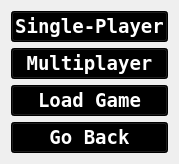
   <widget class="QWidget" name="layoutWidget_5">
    <property name="enabled">
     <bool>true</bool>
    </property>
    <property name="geometry">
     <rect>
      <x>890</x>
      <y>400</y>
      <width>153</width>
      <height>143</height>
     </rect>
    </property>
    <layout class="QVBoxLayout" name="playScreen">
     <item>
      <widget class="QPushButton" name="singleplayerButton">
       <property name="enabled">
        <bool>true</bool>
       </property>
       <property name="palette">
        <palette>
         <active>
          <colorrole role="WindowText">
           <brush brushstyle="SolidPattern">
            <color alpha="255">
             <red>255</red>
             <green>255</green>
             <blue>255</blue>
            </color>
           </brush>
          </colorrole>
          <colorrole role="Button">
           <brush brushstyle="SolidPattern">
            <color alpha="255">
             <red>0</red>
             <green>0</green>
             <blue>0</blue>
            </color>
           </brush>
          </colorrole>
          <colorrole role="Text">
           <brush brushstyle="SolidPattern">
            <color alpha="255">
             <red>255</red>
             <green>255</green>
             <blue>255</blue>
            </color>
           </brush>
          </colorrole>
          <colorrole role="ButtonText">
           <brush brushstyle="SolidPattern">
            <color alpha="255">
             <red>255</red>
             <green>255</green>
             <blue>255</blue>
            </color>
           </brush>
          </colorrole>
          <colorrole role="Base">
           <brush brushstyle="SolidPattern">
            <color alpha="255">
             <red>0</red>
             <green>0</green>
             <blue>0</blue>
            </color>
           </brush>
          </colorrole>
          <colorrole role="Window">
           <brush brushstyle="SolidPattern">
            <color alpha="255">
             <red>0</red>
             <green>0</green>
             <blue>0</blue>
            </color>
           </brush>
          </colorrole>
          <colorrole role="Shadow">
           <brush brushstyle="SolidPattern">
            <color alpha="255">
             <red>33</red>
             <green>33</green>
             <blue>33</blue>
            </color>
           </brush>
          </colorrole>
          <colorrole role="PlaceholderText">
           <brush brushstyle="NoBrush">
            <color alpha="128">
             <red>255</red>
             <green>255</green>
             <blue>255</blue>
            </color>
           </brush>
          </colorrole>
         </active>
         <inactive>
          <colorrole role="WindowText">
           <brush brushstyle="SolidPattern">
            <color alpha="255">
             <red>255</red>
             <green>255</green>
             <blue>255</blue>
            </color>
           </brush>
          </colorrole>
          <colorrole role="Button">
           <brush brushstyle="SolidPattern">
            <color alpha="255">
             <red>0</red>
             <green>0</green>
             <blue>0</blue>
            </color>
           </brush>
          </colorrole>
          <colorrole role="Text">
           <brush brushstyle="SolidPattern">
            <color alpha="255">
             <red>255</red>
             <green>255</green>
             <blue>255</blue>
            </color>
           </brush>
          </colorrole>
          <colorrole role="ButtonText">
           <brush brushstyle="SolidPattern">
            <color alpha="255">
             <red>255</red>
             <green>255</green>
             <blue>255</blue>
            </color>
           </brush>
          </colorrole>
          <colorrole role="Base">
           <brush brushstyle="SolidPattern">
            <color alpha="255">
             <red>0</red>
             <green>0</green>
             <blue>0</blue>
            </color>
           </brush>
          </colorrole>
          <colorrole role="Window">
           <brush brushstyle="SolidPattern">
            <color alpha="255">
             <red>0</red>
             <green>0</green>
             <blue>0</blue>
            </color>
           </brush>
          </colorrole>
          <colorrole role="Shadow">
           <brush brushstyle="SolidPattern">
            <color alpha="255">
             <red>33</red>
             <green>33</green>
             <blue>33</blue>
            </color>
           </brush>
          </colorrole>
          <colorrole role="PlaceholderText">
           <brush brushstyle="NoBrush">
            <color alpha="128">
             <red>255</red>
             <green>255</green>
             <blue>255</blue>
            </color>
           </brush>
          </colorrole>
         </inactive>
         <disabled>
          <colorrole role="WindowText">
           <brush brushstyle="SolidPattern">
            <color alpha="255">
             <red>255</red>
             <green>255</green>
             <blue>255</blue>
            </color>
           </brush>
          </colorrole>
          <colorrole role="Button">
           <brush brushstyle="SolidPattern">
            <color alpha="255">
             <red>0</red>
             <green>0</green>
             <blue>0</blue>
            </color>
           </brush>
          </colorrole>
          <colorrole role="Text">
           <brush brushstyle="SolidPattern">
            <color alpha="255">
             <red>255</red>
             <green>255</green>
             <blue>255</blue>
            </color>
           </brush>
          </colorrole>
          <colorrole role="ButtonText">
           <brush brushstyle="SolidPattern">
            <color alpha="255">
             <red>255</red>
             <green>255</green>
             <blue>255</blue>
            </color>
           </brush>
          </colorrole>
          <colorrole role="Base">
           <brush brushstyle="SolidPattern">
            <color alpha="255">
             <red>0</red>
             <green>0</green>
             <blue>0</blue>
            </color>
           </brush>
          </colorrole>
          <colorrole role="Window">
           <brush brushstyle="SolidPattern">
            <color alpha="255">
             <red>0</red>
             <green>0</green>
             <blue>0</blue>
            </color>
           </brush>
          </colorrole>
          <colorrole role="Shadow">
           <brush brushstyle="SolidPattern">
            <color alpha="255">
             <red>33</red>
             <green>33</green>
             <blue>33</blue>
            </color>
           </brush>
          </colorrole>
          <colorrole role="PlaceholderText">
           <brush brushstyle="NoBrush">
            <color alpha="128">
             <red>255</red>
             <green>255</green>
             <blue>255</blue>
            </color>
           </brush>
          </colorrole>
         </disabled>
        </palette>
       </property>
       <property name="font">
        <font>
         <family>Terminal</family>
         <pointsize>14</pointsize>
         <weight>75</weight>
         <bold>true</bold>
        </font>
       </property>
       <property name="styleSheet">
        <string notr="true">background-color: rgb(0, 0, 0);
color: rgb(255, 255, 255);</string>
       </property>
       <property name="text">
        <string>Single-Player</string>
       </property>
      </widget>
     </item>
     <item>
      <widget class="QPushButton" name="multiplayerButton">
       <property name="enabled">
        <bool>true</bool>
       </property>
       <property name="palette">
        <palette>
         <active>
          <colorrole role="WindowText">
           <brush brushstyle="SolidPattern">
            <color alpha="255">
             <red>255</red>
             <green>255</green>
             <blue>255</blue>
            </color>
           </brush>
          </colorrole>
          <colorrole role="Button">
           <brush brushstyle="SolidPattern">
            <color alpha="255">
             <red>0</red>
             <green>0</green>
             <blue>0</blue>
            </color>
           </brush>
          </colorrole>
          <colorrole role="Text">
           <brush brushstyle="SolidPattern">
            <color alpha="255">
             <red>255</red>
             <green>255</green>
             <blue>255</blue>
            </color>
           </brush>
          </colorrole>
          <colorrole role="ButtonText">
           <brush brushstyle="SolidPattern">
            <color alpha="255">
             <red>255</red>
             <green>255</green>
             <blue>255</blue>
            </color>
           </brush>
          </colorrole>
          <colorrole role="Base">
           <brush brushstyle="SolidPattern">
            <color alpha="255">
             <red>0</red>
             <green>0</green>
             <blue>0</blue>
            </color>
           </brush>
          </colorrole>
          <colorrole role="Window">
           <brush brushstyle="SolidPattern">
            <color alpha="255">
             <red>0</red>
             <green>0</green>
             <blue>0</blue>
            </color>
           </brush>
          </colorrole>
          <colorrole role="Shadow">
           <brush brushstyle="SolidPattern">
            <color alpha="255">
             <red>33</red>
             <green>33</green>
             <blue>33</blue>
            </color>
           </brush>
          </colorrole>
          <colorrole role="PlaceholderText">
           <brush brushstyle="NoBrush">
            <color alpha="128">
             <red>255</red>
             <green>255</green>
             <blue>255</blue>
            </color>
           </brush>
          </colorrole>
         </active>
         <inactive>
          <colorrole role="WindowText">
           <brush brushstyle="SolidPattern">
            <color alpha="255">
             <red>255</red>
             <green>255</green>
             <blue>255</blue>
            </color>
           </brush>
          </colorrole>
          <colorrole role="Button">
           <brush brushstyle="SolidPattern">
            <color alpha="255">
             <red>0</red>
             <green>0</green>
             <blue>0</blue>
            </color>
           </brush>
          </colorrole>
          <colorrole role="Text">
           <brush brushstyle="SolidPattern">
            <color alpha="255">
             <red>255</red>
             <green>255</green>
             <blue>255</blue>
            </color>
           </brush>
          </colorrole>
          <colorrole role="ButtonText">
           <brush brushstyle="SolidPattern">
            <color alpha="255">
             <red>255</red>
             <green>255</green>
             <blue>255</blue>
            </color>
           </brush>
          </colorrole>
          <colorrole role="Base">
           <brush brushstyle="SolidPattern">
            <color alpha="255">
             <red>0</red>
             <green>0</green>
             <blue>0</blue>
            </color>
           </brush>
          </colorrole>
          <colorrole role="Window">
           <brush brushstyle="SolidPattern">
            <color alpha="255">
             <red>0</red>
             <green>0</green>
             <blue>0</blue>
            </color>
           </brush>
          </colorrole>
          <colorrole role="Shadow">
           <brush brushstyle="SolidPattern">
            <color alpha="255">
             <red>33</red>
             <green>33</green>
             <blue>33</blue>
            </color>
           </brush>
          </colorrole>
          <colorrole role="PlaceholderText">
           <brush brushstyle="NoBrush">
            <color alpha="128">
             <red>255</red>
             <green>255</green>
             <blue>255</blue>
            </color>
           </brush>
          </colorrole>
         </inactive>
         <disabled>
          <colorrole role="WindowText">
           <brush brushstyle="SolidPattern">
            <color alpha="255">
             <red>255</red>
             <green>255</green>
             <blue>255</blue>
            </color>
           </brush>
          </colorrole>
          <colorrole role="Button">
           <brush brushstyle="SolidPattern">
            <color alpha="255">
             <red>0</red>
             <green>0</green>
             <blue>0</blue>
            </color>
           </brush>
          </colorrole>
          <colorrole role="Text">
           <brush brushstyle="SolidPattern">
            <color alpha="255">
             <red>255</red>
             <green>255</green>
             <blue>255</blue>
            </color>
           </brush>
          </colorrole>
          <colorrole role="ButtonText">
           <brush brushstyle="SolidPattern">
            <color alpha="255">
             <red>255</red>
             <green>255</green>
             <blue>255</blue>
            </color>
           </brush>
          </colorrole>
          <colorrole role="Base">
           <brush brushstyle="SolidPattern">
            <color alpha="255">
             <red>0</red>
             <green>0</green>
             <blue>0</blue>
            </color>
           </brush>
          </colorrole>
          <colorrole role="Window">
           <brush brushstyle="SolidPattern">
            <color alpha="255">
             <red>0</red>
             <green>0</green>
             <blue>0</blue>
            </color>
           </brush>
          </colorrole>
          <colorrole role="Shadow">
           <brush brushstyle="SolidPattern">
            <color alpha="255">
             <red>33</red>
             <green>33</green>
             <blue>33</blue>
            </color>
           </brush>
          </colorrole>
          <colorrole role="PlaceholderText">
           <brush brushstyle="NoBrush">
            <color alpha="128">
             <red>255</red>
             <green>255</green>
             <blue>255</blue>
            </color>
           </brush>
          </colorrole>
         </disabled>
        </palette>
       </property>
       <property name="font">
        <font>
         <family>Terminal</family>
         <pointsize>14</pointsize>
         <weight>75</weight>
         <bold>true</bold>
        </font>
       </property>
       <property name="styleSheet">
        <string notr="true">background-color: rgb(0, 0, 0);
color: rgb(255, 255, 255);</string>
       </property>
       <property name="text">
        <string>Multiplayer</string>
       </property>
      </widget>
     </item>
     <item>
      <widget class="QPushButton" name="loadgameButton">
       <property name="enabled">
        <bool>true</bool>
       </property>
       <property name="palette">
        <palette>
         <active>
          <colorrole role="WindowText">
           <brush brushstyle="SolidPattern">
            <color alpha="255">
             <red>255</red>
             <green>255</green>
             <blue>255</blue>
            </color>
           </brush>
          </colorrole>
          <colorrole role="Button">
           <brush brushstyle="SolidPattern">
            <color alpha="255">
             <red>0</red>
             <green>0</green>
             <blue>0</blue>
            </color>
           </brush>
          </colorrole>
          <colorrole role="Text">
           <brush brushstyle="SolidPattern">
            <color alpha="255">
             <red>255</red>
             <green>255</green>
             <blue>255</blue>
            </color>
           </brush>
          </colorrole>
          <colorrole role="ButtonText">
           <brush brushstyle="SolidPattern">
            <color alpha="255">
             <red>255</red>
             <green>255</green>
             <blue>255</blue>
            </color>
           </brush>
          </colorrole>
          <colorrole role="Base">
           <brush brushstyle="SolidPattern">
            <color alpha="255">
             <red>0</red>
             <green>0</green>
             <blue>0</blue>
            </color>
           </brush>
          </colorrole>
          <colorrole role="Window">
           <brush brushstyle="SolidPattern">
            <color alpha="255">
             <red>0</red>
             <green>0</green>
             <blue>0</blue>
            </color>
           </brush>
          </colorrole>
          <colorrole role="Shadow">
           <brush brushstyle="SolidPattern">
            <color alpha="255">
             <red>33</red>
             <green>33</green>
             <blue>33</blue>
            </color>
           </brush>
          </colorrole>
          <colorrole role="PlaceholderText">
           <brush brushstyle="NoBrush">
            <color alpha="128">
             <red>255</red>
             <green>255</green>
             <blue>255</blue>
            </color>
           </brush>
          </colorrole>
         </active>
         <inactive>
          <colorrole role="WindowText">
           <brush brushstyle="SolidPattern">
            <color alpha="255">
             <red>255</red>
             <green>255</green>
             <blue>255</blue>
            </color>
           </brush>
          </colorrole>
          <colorrole role="Button">
           <brush brushstyle="SolidPattern">
            <color alpha="255">
             <red>0</red>
             <green>0</green>
             <blue>0</blue>
            </color>
           </brush>
          </colorrole>
          <colorrole role="Text">
           <brush brushstyle="SolidPattern">
            <color alpha="255">
             <red>255</red>
             <green>255</green>
             <blue>255</blue>
            </color>
           </brush>
          </colorrole>
          <colorrole role="ButtonText">
           <brush brushstyle="SolidPattern">
            <color alpha="255">
             <red>255</red>
             <green>255</green>
             <blue>255</blue>
            </color>
           </brush>
          </colorrole>
          <colorrole role="Base">
           <brush brushstyle="SolidPattern">
            <color alpha="255">
             <red>0</red>
             <green>0</green>
             <blue>0</blue>
            </color>
           </brush>
          </colorrole>
          <colorrole role="Window">
           <brush brushstyle="SolidPattern">
            <color alpha="255">
             <red>0</red>
             <green>0</green>
             <blue>0</blue>
            </color>
           </brush>
          </colorrole>
          <colorrole role="Shadow">
           <brush brushstyle="SolidPattern">
            <color alpha="255">
             <red>33</red>
             <green>33</green>
             <blue>33</blue>
            </color>
           </brush>
          </colorrole>
          <colorrole role="PlaceholderText">
           <brush brushstyle="NoBrush">
            <color alpha="128">
             <red>255</red>
             <green>255</green>
             <blue>255</blue>
            </color>
           </brush>
          </colorrole>
         </inactive>
         <disabled>
          <colorrole role="WindowText">
           <brush brushstyle="SolidPattern">
            <color alpha="255">
             <red>255</red>
             <green>255</green>
             <blue>255</blue>
            </color>
           </brush>
          </colorrole>
          <colorrole role="Button">
           <brush brushstyle="SolidPattern">
            <color alpha="255">
             <red>0</red>
             <green>0</green>
             <blue>0</blue>
            </color>
           </brush>
          </colorrole>
          <colorrole role="Text">
           <brush brushstyle="SolidPattern">
            <color alpha="255">
             <red>255</red>
             <green>255</green>
             <blue>255</blue>
            </color>
           </brush>
          </colorrole>
          <colorrole role="ButtonText">
           <brush brushstyle="SolidPattern">
            <color alpha="255">
             <red>255</red>
             <green>255</green>
             <blue>255</blue>
            </color>
           </brush>
          </colorrole>
          <colorrole role="Base">
           <brush brushstyle="SolidPattern">
            <color alpha="255">
             <red>0</red>
             <green>0</green>
             <blue>0</blue>
            </color>
           </brush>
          </colorrole>
          <colorrole role="Window">
           <brush brushstyle="SolidPattern">
            <color alpha="255">
             <red>0</red>
             <green>0</green>
             <blue>0</blue>
            </color>
           </brush>
          </colorrole>
          <colorrole role="Shadow">
           <brush brushstyle="SolidPattern">
            <color alpha="255">
             <red>33</red>
             <green>33</green>
             <blue>33</blue>
            </color>
           </brush>
          </colorrole>
          <colorrole role="PlaceholderText">
           <brush brushstyle="NoBrush">
            <color alpha="128">
             <red>255</red>
             <green>255</green>
             <blue>255</blue>
            </color>
           </brush>
          </colorrole>
         </disabled>
        </palette>
       </property>
       <property name="font">
        <font>
         <family>Terminal</family>
         <pointsize>14</pointsize>
         <weight>75</weight>
         <bold>true</bold>
        </font>
       </property>
       <property name="styleSheet">
        <string notr="true">background-color: rgb(0, 0, 0);
color: rgb(255, 255, 255);</string>
       </property>
       <property name="text">
        <string>Load Game</string>
       </property>
      </widget>
     </item>
     <item>
      <widget class="QPushButton" name="gobackButton_1">
       <property name="enabled">
        <bool>true</bool>
       </property>
       <property name="palette">
        <palette>
         <active>
          <colorrole role="WindowText">
           <brush brushstyle="SolidPattern">
            <color alpha="255">
             <red>255</red>
             <green>255</green>
             <blue>255</blue>
            </color>
           </brush>
          </colorrole>
          <colorrole role="Button">
           <brush brushstyle="SolidPattern">
            <color alpha="255">
             <red>0</red>
             <green>0</green>
             <blue>0</blue>
            </color>
           </brush>
          </colorrole>
          <colorrole role="Text">
           <brush brushstyle="SolidPattern">
            <color alpha="255">
             <red>255</red>
             <green>255</green>
             <blue>255</blue>
            </color>
           </brush>
          </colorrole>
          <colorrole role="ButtonText">
           <brush brushstyle="SolidPattern">
            <color alpha="255">
             <red>255</red>
             <green>255</green>
             <blue>255</blue>
            </color>
           </brush>
          </colorrole>
          <colorrole role="Base">
           <brush brushstyle="SolidPattern">
            <color alpha="255">
             <red>0</red>
             <green>0</green>
             <blue>0</blue>
            </color>
           </brush>
          </colorrole>
          <colorrole role="Window">
           <brush brushstyle="SolidPattern">
            <color alpha="255">
             <red>0</red>
             <green>0</green>
             <blue>0</blue>
            </color>
           </brush>
          </colorrole>
          <colorrole role="Shadow">
           <brush brushstyle="SolidPattern">
            <color alpha="255">
             <red>33</red>
             <green>33</green>
             <blue>33</blue>
            </color>
           </brush>
          </colorrole>
          <colorrole role="PlaceholderText">
           <brush brushstyle="NoBrush">
            <color alpha="128">
             <red>255</red>
             <green>255</green>
             <blue>255</blue>
            </color>
           </brush>
          </colorrole>
         </active>
         <inactive>
          <colorrole role="WindowText">
           <brush brushstyle="SolidPattern">
            <color alpha="255">
             <red>255</red>
             <green>255</green>
             <blue>255</blue>
            </color>
           </brush>
          </colorrole>
          <colorrole role="Button">
           <brush brushstyle="SolidPattern">
            <color alpha="255">
             <red>0</red>
             <green>0</green>
             <blue>0</blue>
            </color>
           </brush>
          </colorrole>
          <colorrole role="Text">
           <brush brushstyle="SolidPattern">
            <color alpha="255">
             <red>255</red>
             <green>255</green>
             <blue>255</blue>
            </color>
           </brush>
          </colorrole>
          <colorrole role="ButtonText">
           <brush brushstyle="SolidPattern">
            <color alpha="255">
             <red>255</red>
             <green>255</green>
             <blue>255</blue>
            </color>
           </brush>
          </colorrole>
          <colorrole role="Base">
           <brush brushstyle="SolidPattern">
            <color alpha="255">
             <red>0</red>
             <green>0</green>
             <blue>0</blue>
            </color>
           </brush>
          </colorrole>
          <colorrole role="Window">
           <brush brushstyle="SolidPattern">
            <color alpha="255">
             <red>0</red>
             <green>0</green>
             <blue>0</blue>
            </color>
           </brush>
          </colorrole>
          <colorrole role="Shadow">
           <brush brushstyle="SolidPattern">
            <color alpha="255">
             <red>33</red>
             <green>33</green>
             <blue>33</blue>
            </color>
           </brush>
          </colorrole>
          <colorrole role="PlaceholderText">
           <brush brushstyle="NoBrush">
            <color alpha="128">
             <red>255</red>
             <green>255</green>
             <blue>255</blue>
            </color>
           </brush>
          </colorrole>
         </inactive>
         <disabled>
          <colorrole role="WindowText">
           <brush brushstyle="SolidPattern">
            <color alpha="255">
             <red>255</red>
             <green>255</green>
             <blue>255</blue>
            </color>
           </brush>
          </colorrole>
          <colorrole role="Button">
           <brush brushstyle="SolidPattern">
            <color alpha="255">
             <red>0</red>
             <green>0</green>
             <blue>0</blue>
            </color>
           </brush>
          </colorrole>
          <colorrole role="Text">
           <brush brushstyle="SolidPattern">
            <color alpha="255">
             <red>255</red>
             <green>255</green>
             <blue>255</blue>
            </color>
           </brush>
          </colorrole>
          <colorrole role="ButtonText">
           <brush brushstyle="SolidPattern">
            <color alpha="255">
             <red>255</red>
             <green>255</green>
             <blue>255</blue>
            </color>
           </brush>
          </colorrole>
          <colorrole role="Base">
           <brush brushstyle="SolidPattern">
            <color alpha="255">
             <red>0</red>
             <green>0</green>
             <blue>0</blue>
            </color>
           </brush>
          </colorrole>
          <colorrole role="Window">
           <brush brushstyle="SolidPattern">
            <color alpha="255">
             <red>0</red>
             <green>0</green>
             <blue>0</blue>
            </color>
           </brush>
          </colorrole>
          <colorrole role="Shadow">
           <brush brushstyle="SolidPattern">
            <color alpha="255">
             <red>33</red>
             <green>33</green>
             <blue>33</blue>
            </color>
           </brush>
          </colorrole>
          <colorrole role="PlaceholderText">
           <brush brushstyle="NoBrush">
            <color alpha="128">
             <red>255</red>
             <green>255</green>
             <blue>255</blue>
            </color>
           </brush>
          </colorrole>
         </disabled>
        </palette>
       </property>
       <property name="font">
        <font>
         <family>Terminal</family>
         <pointsize>14</pointsize>
         <weight>75</weight>
         <bold>true</bold>
        </font>
       </property>
       <property name="styleSheet">
        <string notr="true">background-color: rgb(0, 0, 0);
color: rgb(255, 255, 255);</string>
       </property>
       <property name="text">
        <string>Go Back</string>
       </property>
      </widget>
     </item>
    </layout>
   </widget>
